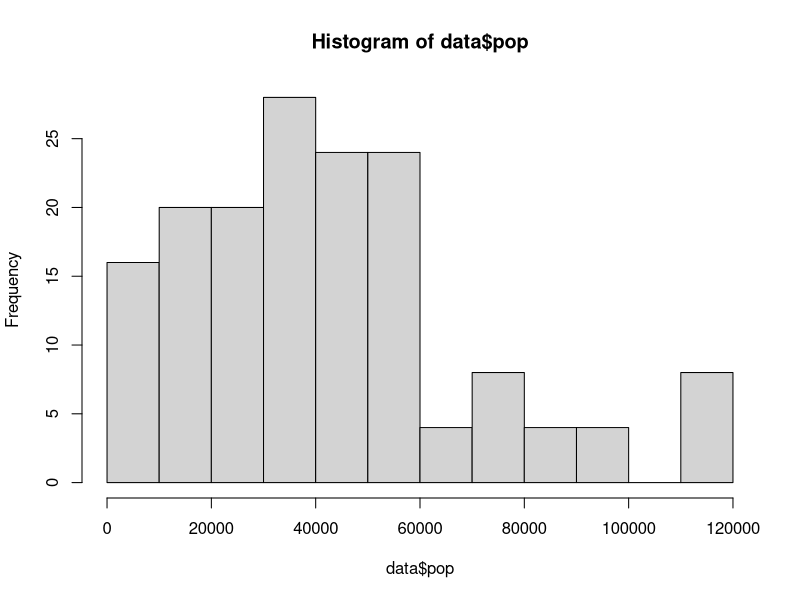
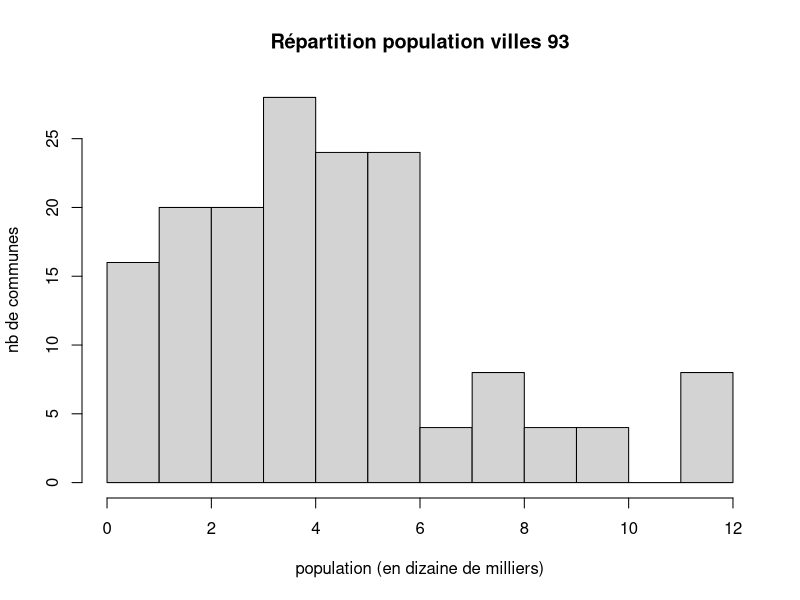
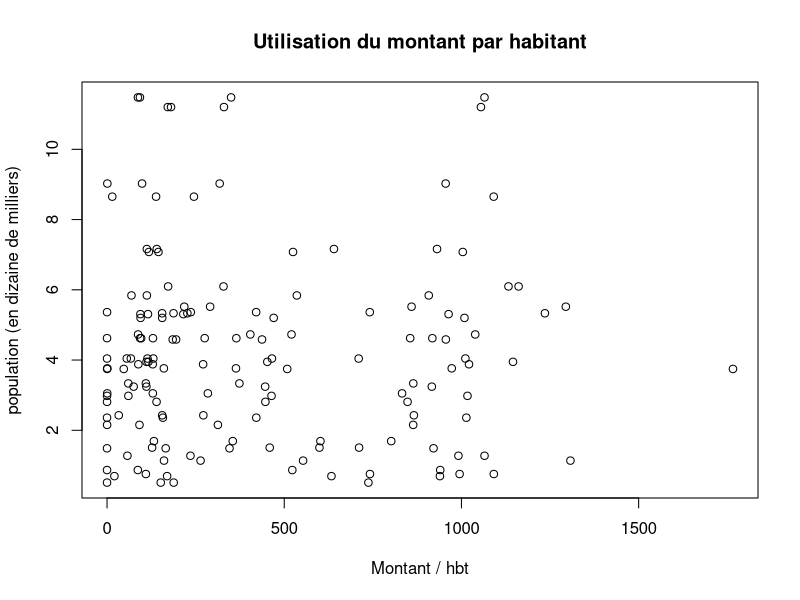
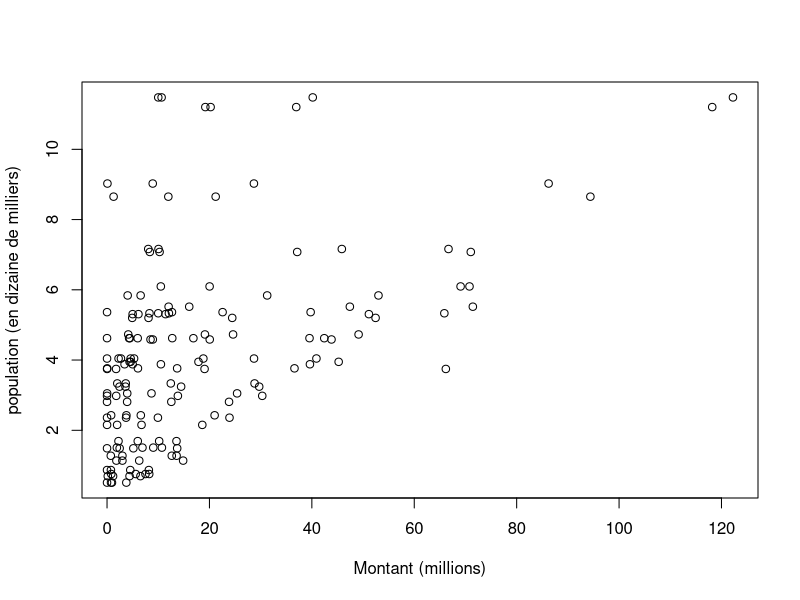
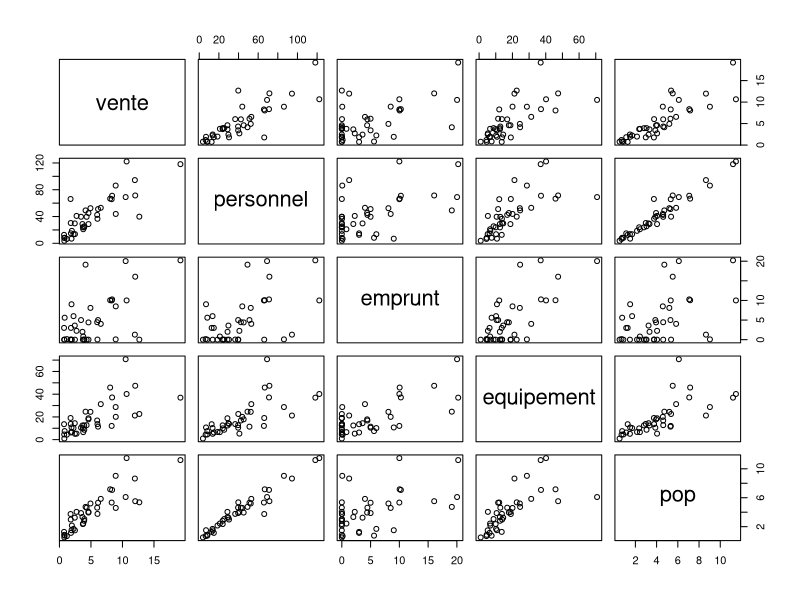
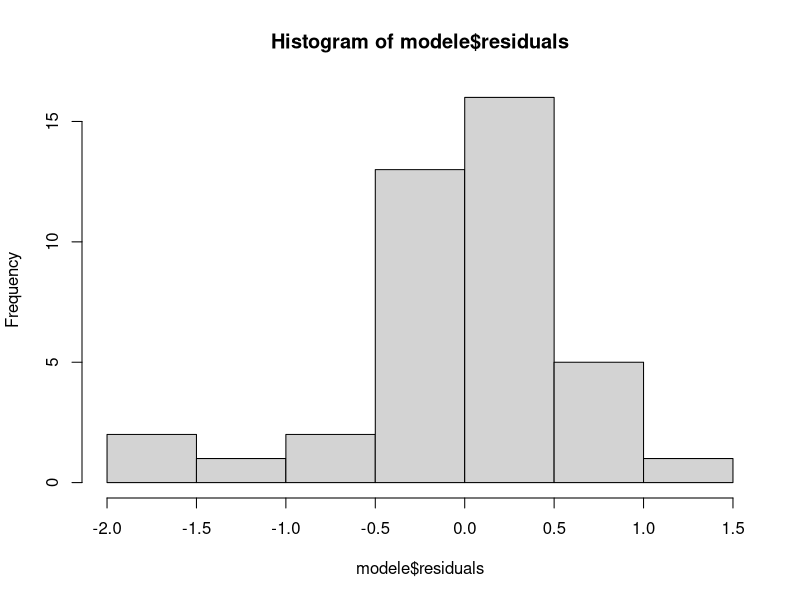
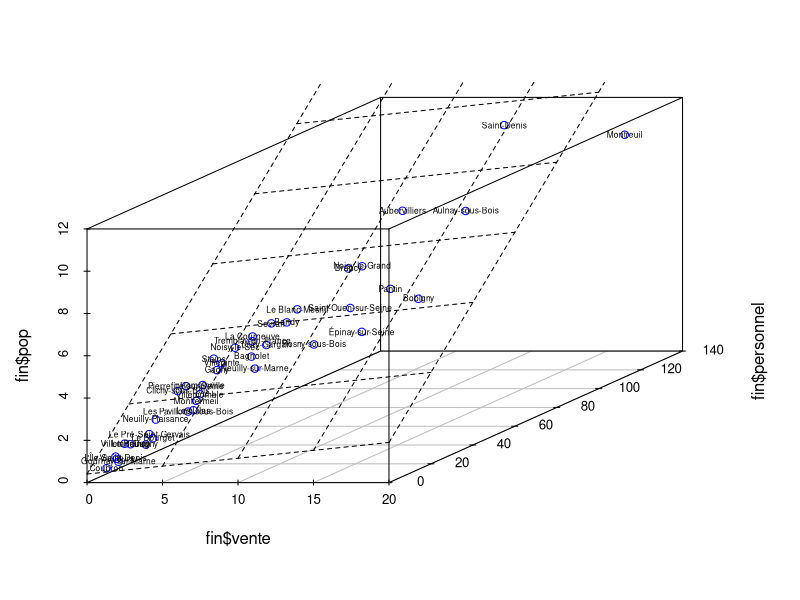

The R source for these figures, in order:
## ---- chunk 1
knitr::opts_chunk$set(eval  = TRUE)
knitr::opts_chunk$set(echo  = TRUE)
knitr::opts_chunk$set(warning  = FALSE)
## ---- chunk 2
data <- read.csv2("data/dataRegressionMultiple.csv", fileEncoding = "UTF-8", dec = ".")
names(data)
# filtre colonne
data <- data [, c(27,16, 24,25,26,28)]
names(data)
names(data) <- c("pop", "commune", "agregat", "montant", "montantM", "montantTX")
table(data$agregat)
## ---- chunk 3
hist(data$pop)
## ---- chunk 4
data$pop <-  data$pop/10000
hist(data$pop, main = "Répartition population villes 93", xlab = "population (en dizaine de milliers)", ylab = "nb de communes")
## ---- chunk 5
data$popArr <- round(data$pop,0)
unique(data [order(data$popArr), c(2,7)])
## ---- chunk 6
plot(data$montantTX, data$pop, xlab = "Montant / hbt", ylab = "population (en dizaine de milliers)", main = "Utilisation du montant par habitant")
plot(data$montantM, data$pop, xlab = "Montant (millions)", ylab = "population (en dizaine de milliers)")
## ---- chunk 7
varX <- names(table(data$agregat))
fin <- unique(data [, c("commune","pop")])
# A chaque variable
for (v in varX){
  # définir une table temporaire uniquement pour la variable choisie
  tmp <- data [data$agregat==v, c("commune","montantM")]
  # nommer les sommes sélectionnées du nom de la variable
  names(tmp) [2] <- v
  jointure <- merge(tmp, fin, by = "commune")
  # Récupérer le tableau pour le tableau final
  fin <- jointure
}
fin
# anciens noms
names(fin)  [2:5]
# simplification des noms
names(fin) [2:5] <- c("vente", "personnel", "emprunt", "equipement")
## ---- chunk 8
write.csv(fin, "data/baseMultivarie.csv", fileEncoding = "UTF-8")
## ---- chunk 9
head(fin)
rownames(fin) <- fin$commune
fin <- fin [, -1]
## ---- chunk 10
pairs(fin)
cor(fin)
cor(fin)^2
## ---- chunk 11
modele <- lm (formula = pop ~ equipement + personnel + vente, data = fin)
## ---- chunk 12
modele
summary(modele)
## ---- chunk 13
hist(modele$residuals)
residus <- modele$residuals
residus <- as.data.frame(residus)
residus$name <- row.names(residus)
## ---- chunk 14
modele <- lm (formula = pop ~ personnel + vente, data = fin)
## ---- chunk 15
library(scatterplot3d)
s3d <- scatterplot3d(fin$vente, fin$personnel, fin$pop, color = "blue")
# plan de régression
s3d$plane3d(modele)
text(s3d$xyz.convert (fin  [,c(1,2,5)]), labels = rownames(fin), cex = 0.5)
## ---- chunk 16
summary(modele)
